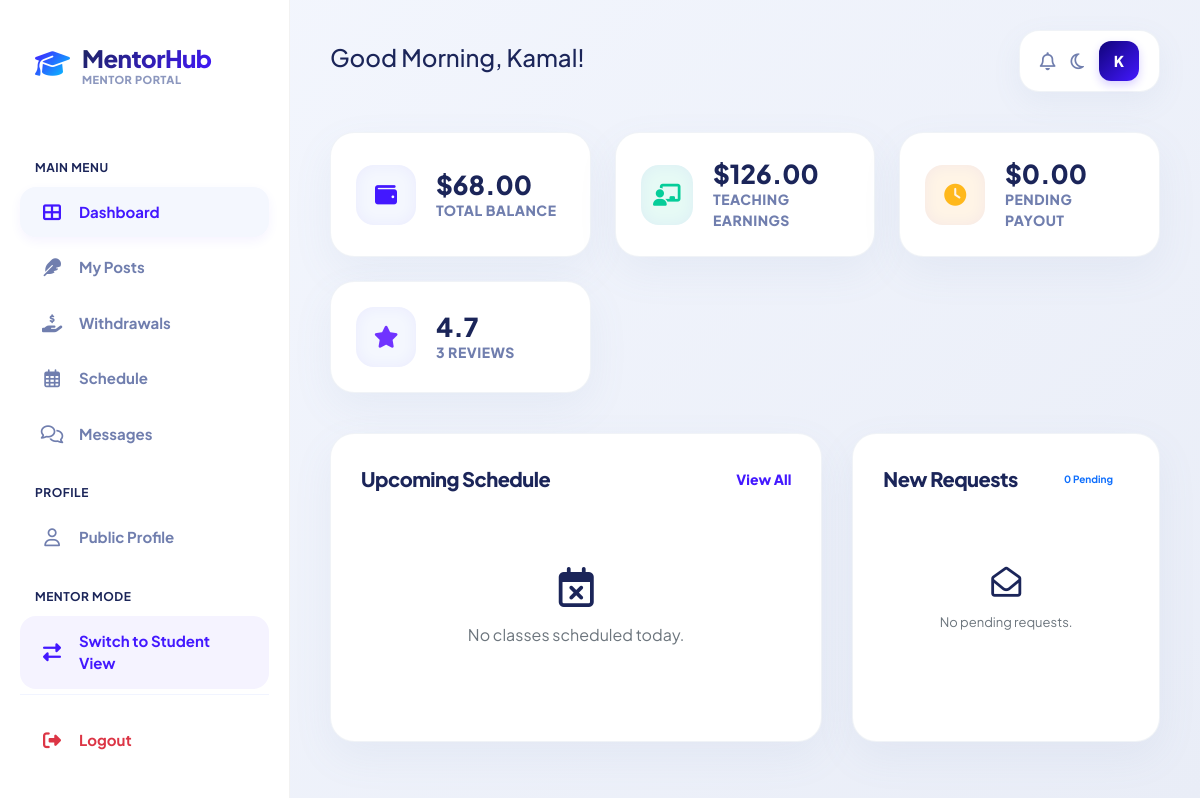
The page /mentor/index.php (signed in) on the database its author committed.
### tables this page shows
CREATE TABLE `users` (
  `id` int(11) NOT NULL,
  `name` varchar(100) NOT NULL,
  `email` varchar(150) NOT NULL,
  `password` varchar(255) NOT NULL,
  `created_by_admin` int(11) DEFAULT NULL,
  `role` enum('admin','student','mentor') DEFAULT 'student',
  `status` enum('active','suspended') DEFAULT 'active',
  `created_by` int(11) DEFAULT NULL,
  `mentor_id` int(11) DEFAULT NULL,
  `is_mentor` tinyint(1) DEFAULT 0,
  `created_at` datetime DEFAULT current_timestamp(),
  `balance` decimal(10,2) NOT NULL DEFAULT 0.00,
  `mentor_status` varchar(20) DEFAULT 'none',
  `hourly_rate` decimal(10,2) DEFAULT 10.00,
  `is_volunteer` tinyint(1) DEFAULT 0,
  `admin_id` int(11) DEFAULT NULL,
  `education` text DEFAULT NULL,
  `expertise` text DEFAULT NULL,
  `bio` text DEFAULT NULL,
  `mentor_documents` text DEFAULT NULL,
  `profile_photo` varchar(255) DEFAULT NULL,
  `last_seen` datetime DEFAULT NULL,
  `qr_code` varchar(255) DEFAULT NULL,
  `teaching_balance` decimal(10,2) DEFAULT 0.00
);

### public/mentor/index.php (the view, shortened to what this page needs)
<?php
require_once '../../includes/db.php';
$mentor_id = $_SESSION['user_id'];
$stmt = $pdo->prepare("SELECT name, balance, teaching_balance FROM users WHERE id = ?");
$stmt->execute([$mentor_id]);
$mentor = $stmt->fetch(PDO::FETCH_ASSOC);
$stmt = $pdo->prepare("SELECT SUM(points) FROM appointments WHERE mentor_id = ? AND status = 'accepted'");
$stmt->execute([$mentor_id]);
$pending_points = $stmt->fetchColumn() ?: 0;
$pending_payout = $pending_points * 0.9;
$stmt = $pdo->prepare("SELECT AVG(rating), COUNT(rating) FROM ratings WHERE mentor_id = ?");
$stmt->execute([$mentor_id]);
$rating_data = $stmt->fetch(PDO::FETCH_NUM);
$avg_rating = $rating_data[0] ? round($rating_data[0], 1) : 0;
$review_count = $rating_data[1];
$stmt = $pdo->prepare("
    SELECT a.id, a.scheduled_at, u.name as student_name, a.points
    FROM appointments a
    JOIN users u ON a.student_id = u.id
    WHERE a.mentor_id = ? AND a.status = 'pending'
    ORDER BY a.created_at DESC
");
$stmt->execute([$mentor_id]);
$booking_requests = $stmt->fetchAll(PDO::FETCH_ASSOC);
$stmt = $pdo->prepare("
    SELECT a.id, a.scheduled_at, a.duration_minutes, u.name as student_name
    FROM appointments a
    JOIN users u ON a.student_id = u.id
    WHERE a.mentor_id = ? AND a.status = 'accepted'
    ORDER BY a.scheduled_at ASC
");
$stmt->execute([$mentor_id]);
$upcoming_schedule = $stmt->fetchAll(PDO::FETCH_ASSOC);
?>
<!DOCTYPE html>
<html lang="en">
<head>
    <link href="https://cdn.jsdelivr.net/npm/bootstrap@5.3.0/dist/css/bootstrap.min.css" rel="stylesheet">
    <link rel="stylesheet" href="https://cdnjs.cloudflare.com/ajax/libs/font-awesome/6.4.0/css/all.min.css">
</head>
<body>
    <div class="sidebar">
        <a href="index.php" class="brand-logo">
            <i class="fas fa-graduation-cap"></i>
            <div>
                <div class="brand-title">MentorHub</div>
                <div
                    style="font-size: 11px; color: var(--text-muted); font-weight: 800; margin-top: -4px; text-transform: uppercase; letter-spacing: 0.5px; opacity: 0.8;">
                    Mentor Portal</div>
            </div>
        </a>
        <div class="nav-menu">
            <div class="section-label">Main Menu</div>
            <a href="index.php" class="nav-item active">
                <i class="fas fa-th-large"></i> Dashboard
            </a>
            <a href="posts.php" class="nav-item">
                <i class="fas fa-feather"></i> My Posts
            </a>
            <a href="withdraw.php" class="nav-item">
                <i class="fas fa-hand-holding-usd"></i> Withdrawals
            </a>
            <a href="schedule.php" class="nav-item">
                <i class="far fa-calendar-alt"></i> Schedule
            </a>
            <a href="chat.php" class="nav-item">
                <i class="far fa-comments"></i> Messages
            </a>
            <div class="section-label">Profile</div>
            <a href="mentor_profile.php?id=<?= $mentor_id ?>" class="nav-item">
                <i class="far fa-user"></i> Public Profile
            </a>
            <div class="section-label">Mentor Mode</div>
            <a href="../student/index.php" class="nav-item"
                style="color: var(--primary-blue); background: rgba(67, 24, 255, 0.05);">
                <i class="fas fa-exchange-alt"></i> Switch to Student View
            </a>
        </div>
        <div class="sidebar-footer">
            <a href="../logout.php" class="nav-item text-danger">
                <i class="fas fa-sign-out-alt"></i> Logout
            </a>
        </div>
    </div>
    <div class="main-content">
        <div class="topbar">
            <h4>Good Morning, <span class="fw-800"><?= explode(' ', $mentor['name'])[0] ?>!</span></h4>
            <div class="top-icons">
                <i class="far fa-bell icon-btn"></i>
                <i class="far fa-moon icon-btn"></i>
                <div class="user-avatar"><?= substr($mentor['name'], 0, 1) ?></div>
            </div>
        </div>
        <div class="stats-grid">
            <div class="stat-card">
                <div class="stat-icon blue"><i class="fas fa-wallet"></i></div>
                <div class="stat-details">
                    <h4>$<?= number_format($mentor['balance'], 2) ?></h4>
                    <p>Total Balance</p>
                </div>
            </div>
            <div class="stat-card">
                <div class="stat-icon green"><i class="fas fa-chalkboard-teacher"></i></div>
                <div class="stat-details">
                    <h4>$<?= number_format($mentor['teaching_balance'], 2) ?></h4>
                    <p>Teaching Earnings</p>
                </div>
            </div>
            <div class="stat-card">
                <div class="stat-icon orange"><i class="fas fa-clock"></i></div>
                <div class="stat-details">
                    <h4>$<?= number_format($pending_payout, 2) ?></h4>
                    <p>Pending Payout</p>
                </div>
            </div>
            <div class="stat-card">
                <div class="stat-icon purple"><i class="fas fa-star"></i></div>
                <div class="stat-details">
                    <h4><?= $avg_rating ?></h4>
                    <p><?= $review_count ?> Reviews</p>
                </div>
            </div>
        </div>
        <div class="dashboard-panels">
            <div class="panel">
                <div class="panel-header">
                    <span class="panel-title">Upcoming Schedule</span>
                    <a href="schedule.php" class="btn-view-all">View All</a>
                </div>
                <div class="schedule-list">
                    <?php if (empty($upcoming_schedule)): ?>
                        <div class="text-center py-5">
                            <i class="far fa-calendar-times mb-3 opacity-20" style="font-size: 40px;"></i>
                            <p class="text-secondary fw-600">No classes scheduled today.</p>
                        </div>
                    <?php endif; ?>
                </div>
            </div>
            <div class="panel">
                <div class="panel-header">
                    <span class="panel-title">New Requests</span>
                    <span class="badge bg-primary-light text-primary rounded-pill px-3 py-2 fw-800"
                        style="font-size: 10px;">
                        <?= count($booking_requests) ?> Pending
                    </span>
                </div>
                <div class="request-list">
                    <?php if (empty($booking_requests)): ?>
                        <div class="text-center py-5">
                            <i class="far fa-envelope-open mb-3 opacity-20" style="font-size: 30px;"></i>
                            <p class="text-secondary fw-700" style="font-size: 13px;">No pending requests.</p>
                        </div>
                    <?php endif; ?>
                </div>
            </div>
        </div>
    </div>
</body>
</html>

### rows shown on the page
users: name "Kamal", name "K", balance "68.00", teaching_balance "126.00"

### other values the page prints
$pending_payout "0.00"
$avg_rating "4.7"
$review_count "3"
count($booking_requests) "0"
